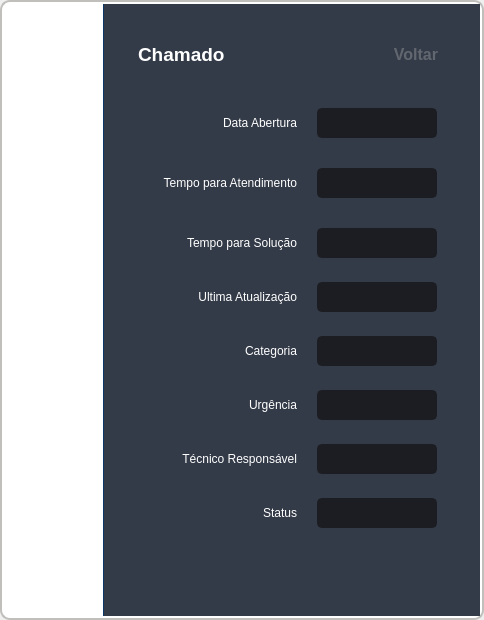
     <widget class="QWidget" name="page_2">
      <layout class="QHBoxLayout" name="horizontalLayout_26">
       <property name="spacing">
        <number>0</number>
       </property>
       <property name="leftMargin">
        <number>0</number>
       </property>
       <property name="topMargin">
        <number>0</number>
       </property>
       <property name="rightMargin">
        <number>0</number>
       </property>
       <property name="bottomMargin">
        <number>0</number>
       </property>
       <item>
        <widget class="QWidget" name="widget_2" native="true">
         <property name="sizePolicy">
          <sizepolicy hsizetype="Expanding" vsizetype="Preferred">
           <horstretch>0</horstretch>
           <verstretch>0</verstretch>
          </sizepolicy>
         </property>
         <property name="styleSheet">
          <string notr="true">QWidget {
	background-color: rgb(255, 255, 255);
	border-radius: 10px;
	border: 2px solid rgb(192, 191, 188)
}

QFrame {
	border: 2px solid rgb(192, 191, 188)
}</string>
         </property>
         <layout class="QHBoxLayout" name="horizontalLayout_4">
          <property name="spacing">
           <number>0</number>
          </property>
          <property name="leftMargin">
           <number>10</number>
          </property>
          <property name="topMargin">
           <number>4</number>
          </property>
          <property name="rightMargin">
           <number>4</number>
          </property>
          <property name="bottomMargin">
           <number>4</number>
          </property>
          <item>
           <widget class="QFrame" name="frame_3">
            <property name="sizePolicy">
             <sizepolicy hsizetype="Expanding" vsizetype="Preferred">
              <horstretch>0</horstretch>
              <verstretch>0</verstretch>
             </sizepolicy>
            </property>
            <property name="styleSheet">
             <string notr="true">QFrame{
	border:none;
	border-radius: 0px;

}

QLabel {
	color: white;
	border: none;
}</string>
            </property>
            <property name="frameShape">
             <enum>QFrame::StyledPanel</enum>
            </property>
            <property name="frameShadow">
             <enum>QFrame::Raised</enum>
            </property>
            <layout class="QVBoxLayout" name="verticalLayout_4">
             <property name="leftMargin">
              <number>0</number>
             </property>
             <property name="topMargin">
              <number>30</number>
             </property>
             <property name="rightMargin">
              <number>25</number>
             </property>
             <property name="bottomMargin">
              <number>30</number>
             </property>
             <item>
              <widget class="QScrollArea" name="scrollArea_2">
               <property name="styleSheet">
                <string notr="true">border: none</string>
               </property>
               <property name="widgetResizable">
                <bool>true</bool>
               </property>
               <widget class="QWidget" name="scrollAreaWidgetContents_3">
                <property name="geometry">
                 <rect>
                  <x>0</x>
                  <y>0</y>
                  <width>518</width>
                  <height>501</height>
                 </rect>
                </property>
                <layout class="QVBoxLayout" name="verticalLayout_5"/>
               </widget>
              </widget>
             </item>
            </layout>
           </widget>
          </item>
          <item>
           <widget class="QFrame" name="frame_4">
            <property name="minimumSize">
             <size>
              <width>300</width>
              <height>0</height>
             </size>
            </property>
            <property name="styleSheet">
             <string notr="true">QFrame{
	border:none;
	border-radius: 0px;
	background-color: rgb(52, 59, 72);
	
border-left: 1px solid rgb(11, 54, 106)

}

QLabel {
	color: black;
	border: none;
}</string>
            </property>
            <property name="frameShape">
             <enum>QFrame::StyledPanel</enum>
            </property>
            <property name="frameShadow">
             <enum>QFrame::Raised</enum>
            </property>
            <layout class="QVBoxLayout" name="verticalLayout_6">
             <property name="leftMargin">
              <number>25</number>
             </property>
             <property name="topMargin">
              <number>30</number>
             </property>
             <property name="rightMargin">
              <number>25</number>
             </property>
             <property name="bottomMargin">
              <number>30</number>
             </property>
             <item>
              <widget class="QFrame" name="frame_9">
               <property name="minimumSize">
                <size>
                 <width>0</width>
                 <height>40</height>
                </size>
               </property>
               <property name="styleSheet">
                <string notr="true">border:none</string>
               </property>
               <property name="frameShape">
                <enum>QFrame::StyledPanel</enum>
               </property>
               <property name="frameShadow">
                <enum>QFrame::Raised</enum>
               </property>
               <layout class="QHBoxLayout" name="horizontalLayout_28">
                <property name="spacing">
                 <number>20</number>
                </property>
                <item>
                 <widget class="QLabel" name="label_4">
                  <property name="maximumSize">
                   <size>
                    <width>16777215</width>
                    <height>25</height>
                   </size>
                  </property>
                  <property name="font">
                   <font>
                    <pointsize>14</pointsize>
                    <weight>75</weight>
                    <bold>true</bold>
                   </font>
                  </property>
                  <property name="styleSheet">
                   <string notr="true">color: white;
</string>
                  </property>
                  <property name="text">
                   <string>Chamado</string>
                  </property>
                 </widget>
                </item>
                <item>
                 <widget class="QPushButton" name="btn_voltar">
                  <property name="minimumSize">
                   <size>
                    <width>60</width>
                    <height>0</height>
                   </size>
                  </property>
                  <property name="maximumSize">
                   <size>
                    <width>60</width>
                    <height>16777215</height>
                   </size>
                  </property>
                  <property name="font">
                   <font>
                    <pointsize>12</pointsize>
                    <weight>75</weight>
                    <bold>true</bold>
                   </font>
                  </property>
                  <property name="styleSheet">
                   <string notr="true">QPushButton {
color: rgb(98, 103, 111);

	background-color: none;
	border-radius: 10px;
	border:  none;
}

QPushButton:hover {
	color: rgb(85, 170, 255);
}

QPushButton:pressed {
	color: rgb(85, 170, 255);
}</string>
                  </property>
                  <property name="text">
                   <string>Voltar</string>
                  </property>
                 </widget>
                </item>
               </layout>
              </widget>
             </item>
             <item>
              <widget class="QFrame" name="frame_5">
               <property name="styleSheet">
                <string notr="true">QFrame{
	border-left: none;
	border-radius: 0px;
	border: none;
}

QLineEdit {
	padding-left: 10px;
}

QComboBox {
	border-radius: 3px;
	border: 1px solid rgb(222, 221, 218);
	color: black;
	padding-left: 10px;
}

QComboBox::down-arrow {
	background-color: rgb(230, 97, 0);
}

QDateEdit {
	border-radius: 3px;
	border: 1px solid rgb(222, 221, 218);
	color: black;
	padding-left: 10px;
}

QDateEdit::down-arrow {
	background-color: rgb(230, 97, 0);
}</string>
               </property>
               <property name="frameShape">
                <enum>QFrame::StyledPanel</enum>
               </property>
               <property name="frameShadow">
                <enum>QFrame::Raised</enum>
               </property>
               <layout class="QVBoxLayout" name="verticalLayout_7">
                <property name="topMargin">
                 <number>18</number>
                </property>
                <item>
                 <widget class="QFrame" name="frame_6">
                  <property name="minimumSize">
                   <size>
                    <width>0</width>
                    <height>40</height>
                   </size>
                  </property>
                  <property name="frameShape">
                   <enum>QFrame::StyledPanel</enum>
                  </property>
                  <property name="frameShadow">
                   <enum>QFrame::Raised</enum>
                  </property>
                  <layout class="QHBoxLayout" name="horizontalLayout_22">
                   <property name="spacing">
                    <number>20</number>
                   </property>
                   <item>
                    <widget class="QLabel" name="label_9">
                     <property name="minimumSize">
                      <size>
                       <width>150</width>
                       <height>0</height>
                      </size>
                     </property>
                     <property name="maximumSize">
                      <size>
                       <width>150</width>
                       <height>25</height>
                      </size>
                     </property>
                     <property name="styleSheet">
                      <string notr="true">QLabel {
	color: white;
}</string>
                     </property>
                     <property name="text">
                      <string>Data Abertura</string>
                     </property>
                     <property name="alignment">
                      <set>Qt::AlignRight|Qt::AlignTrailing|Qt::AlignVCenter</set>
                     </property>
                    </widget>
                   </item>
                   <item>
                    <widget class="QLineEdit" name="input_abertura">
                     <property name="minimumSize">
                      <size>
                       <width>0</width>
                       <height>30</height>
                      </size>
                     </property>
                     <property name="maximumSize">
                      <size>
                       <width>16777215</width>
                       <height>30</height>
                      </size>
                     </property>
                     <property name="styleSheet">
                      <string notr="true">QLineEdit {
	background-color: rgb(27, 29, 35);
	border-radius: 5px;
	border: 2px solid rgb(27, 29, 35);
	padding-left: 10px;
color: white;
}
QLineEdit:hover {
	border: 2px solid rgb(64, 71, 88);
}
QLineEdit:focus {
	border: 2px solid rgb(91, 101, 124);
}</string>
                     </property>
                     <property name="text">
                      <string/>
                     </property>
                     <property name="placeholderText">
                      <string/>
                     </property>
                    </widget>
                   </item>
                  </layout>
                 </widget>
                </item>
                <item>
                 <widget class="QFrame" name="frame_12">
                  <property name="minimumSize">
                   <size>
                    <width>0</width>
                    <height>60</height>
                   </size>
                  </property>
                  <property name="frameShape">
                   <enum>QFrame::StyledPanel</enum>
                  </property>
                  <property name="frameShadow">
                   <enum>QFrame::Raised</enum>
                  </property>
                  <layout class="QHBoxLayout" name="horizontalLayout_27">
                   <property name="spacing">
                    <number>20</number>
                   </property>
                   <item>
                    <widget class="QLabel" name="label_17">
                     <property name="minimumSize">
                      <size>
                       <width>150</width>
                       <height>0</height>
                      </size>
                     </property>
                     <property name="maximumSize">
                      <size>
                       <width>150</width>
                       <height>50</height>
                      </size>
                     </property>
                     <property name="styleSheet">
                      <string notr="true">QLabel {
	color: white;
}</string>
                     </property>
                     <property name="text">
                      <string>Tempo para Atendimento</string>
                     </property>
                     <property name="alignment">
                      <set>Qt::AlignRight|Qt::AlignTrailing|Qt::AlignVCenter</set>
                     </property>
                     <property name="wordWrap">
                      <bool>true</bool>
                     </property>
                    </widget>
                   </item>
                   <item>
                    <widget class="QLineEdit" name="input_tempoAtendimento">
                     <property name="minimumSize">
                      <size>
                       <width>0</width>
                       <height>30</height>
                      </size>
                     </property>
                     <property name="maximumSize">
                      <size>
                       <width>16777215</width>
                       <height>30</height>
                      </size>
                     </property>
                     <property name="styleSheet">
                      <string notr="true">QLineEdit {
	background-color: rgb(27, 29, 35);
	border-radius: 5px;
	border: 2px solid rgb(27, 29, 35);
	padding-left: 10px;
color: white;
}
QLineEdit:hover {
	border: 2px solid rgb(64, 71, 88);
}
QLineEdit:focus {
	border: 2px solid rgb(91, 101, 124);
}</string>
                     </property>
                     <property name="text">
                      <string/>
                     </property>
                     <property name="placeholderText">
                      <string/>
                     </property>
                    </widget>
                   </item>
                  </layout>
                 </widget>
                </item>
                <item>
                 <widget class="QFrame" name="frame_13">
                  <property name="minimumSize">
                   <size>
                    <width>0</width>
                    <height>40</height>
                   </size>
                  </property>
                  <property name="frameShape">
                   <enum>QFrame::StyledPanel</enum>
                  </property>
                  <property name="frameShadow">
                   <enum>QFrame::Raised</enum>
                  </property>
                  <layout class="QHBoxLayout" name="horizontalLayout_30">
                   <property name="spacing">
                    <number>20</number>
                   </property>
                   <item>
                    <widget class="QLabel" name="label_18">
                     <property name="minimumSize">
                      <size>
                       <width>150</width>
                       <height>0</height>
                      </size>
                     </property>
                     <property name="maximumSize">
                      <size>
                       <width>150</width>
                       <height>25</height>
                      </size>
                     </property>
                     <property name="styleSheet">
                      <string notr="true">QLabel {
	color: white;
}</string>
                     </property>
                     <property name="text">
                      <string>Tempo para Solução</string>
                     </property>
                     <property name="alignment">
                      <set>Qt::AlignRight|Qt::AlignTrailing|Qt::AlignVCenter</set>
                     </property>
                    </widget>
                   </item>
                   <item>
                    <widget class="QLineEdit" name="input_tempoSolucao">
                     <property name="minimumSize">
                      <size>
                       <width>0</width>
                       <height>30</height>
                      </size>
                     </property>
                     <property name="maximumSize">
                      <size>
                       <width>16777215</width>
                       <height>30</height>
                      </size>
                     </property>
                     <property name="styleSheet">
                      <string notr="true">QLineEdit {
	background-color: rgb(27, 29, 35);
	border-radius: 5px;
	border: 2px solid rgb(27, 29, 35);
	padding-left: 10px;
color: white;
}
QLineEdit:hover {
	border: 2px solid rgb(64, 71, 88);
}
QLineEdit:focus {
	border: 2px solid rgb(91, 101, 124);
}</string>
                     </property>
                     <property name="text">
                      <string/>
                     </property>
                     <property name="placeholderText">
                      <string/>
                     </property>
                    </widget>
                   </item>
                  </layout>
                 </widget>
                </item>
                <item>
                 <widget class="QFrame" name="frame_21">
                  <property name="minimumSize">
                   <size>
                    <width>0</width>
                    <height>40</height>
                   </size>
                  </property>
                  <property name="frameShape">
                   <enum>QFrame::StyledPanel</enum>
                  </property>
                  <property name="frameShadow">
                   <enum>QFrame::Raised</enum>
                  </property>
                  <layout class="QHBoxLayout" name="horizontalLayout_23">
                   <property name="spacing">
                    <number>20</number>
                   </property>
                   <item>
                    <widget class="QLabel" name="label_45">
                     <property name="minimumSize">
                      <size>
                       <width>150</width>
                       <height>0</height>
                      </size>
                     </property>
                     <property name="maximumSize">
                      <size>
                       <width>150</width>
                       <height>25</height>
                      </size>
                     </property>
                     <property name="styleSheet">
                      <string notr="true">QLabel {
	color: white;
}</string>
                     </property>
                     <property name="text">
                      <string>Ultima Atualização</string>
                     </property>
                     <property name="alignment">
                      <set>Qt::AlignRight|Qt::AlignTrailing|Qt::AlignVCenter</set>
                     </property>
                    </widget>
                   </item>
                   <item>
                    <widget class="QLineEdit" name="input_atualizacao">
                     <property name="minimumSize">
                      <size>
                       <width>0</width>
                       <height>30</height>
                      </size>
                     </property>
                     <property name="maximumSize">
                      <size>
                       <width>16777215</width>
                       <height>30</height>
                      </size>
                     </property>
                     <property name="styleSheet">
                      <string notr="true">QLineEdit {
	background-color: rgb(27, 29, 35);
	border-radius: 5px;
	border: 2px solid rgb(27, 29, 35);
	padding-left: 10px;
color: white;
}
QLineEdit:hover {
	border: 2px solid rgb(64, 71, 88);
}
QLineEdit:focus {
	border: 2px solid rgb(91, 101, 124);
}</string>
                     </property>
                     <property name="text">
                      <string/>
                     </property>
                     <property name="placeholderText">
                      <string/>
                     </property>
                    </widget>
                   </item>
                  </layout>
                 </widget>
                </item>
                <item>
                 <widget class="QFrame" name="frame_7">
                  <property name="minimumSize">
                   <size>
                    <width>0</width>
                    <height>40</height>
                   </size>
                  </property>
                  <property name="frameShape">
                   <enum>QFrame::StyledPanel</enum>
                  </property>
                  <property name="frameShadow">
                   <enum>QFrame::Raised</enum>
                  </property>
                  <layout class="QHBoxLayout" name="horizontalLayout_24">
                   <property name="spacing">
                    <number>20</number>
                   </property>
                   <item>
                    <widget class="QLabel" name="label_10">
                     <property name="minimumSize">
                      <size>
                       <width>150</width>
                       <height>0</height>
                      </size>
                     </property>
                     <property name="maximumSize">
                      <size>
                       <width>150</width>
                       <height>25</height>
                      </size>
                     </property>
                     <property name="styleSheet">
                      <string notr="true">QLabel {
	color: white;
}</string>
                     </property>
                     <property name="text">
                      <string>Categoria</string>
                     </property>
                     <property name="alignment">
                      <set>Qt::AlignRight|Qt::AlignTrailing|Qt::AlignVCenter</set>
                     </property>
                    </widget>
                   </item>
                   <item>
                    <widget class="QLineEdit" name="input_categoria">
                     <property name="minimumSize">
                      <size>
                       <width>0</width>
                       <height>30</height>
                      </size>
                     </property>
                     <property name="maximumSize">
                      <size>
                       <width>16777215</width>
                       <height>30</height>
                      </size>
                     </property>
                     <property name="styleSheet">
                      <string notr="true">QLineEdit {
	background-color: rgb(27, 29, 35);
	border-radius: 5px;
	border: 2px solid rgb(27, 29, 35);
	padding-left: 10px;
color: white;
}
QLineEdit:hover {
	border: 2px solid rgb(64, 71, 88);
}
QLineEdit:focus {
	border: 2px solid rgb(91, 101, 124);
}</string>
                     </property>
                     <property name="text">
                      <string/>
                     </property>
                     <property name="placeholderText">
                      <string/>
                     </property>
                    </widget>
                   </item>
                  </layout>
                 </widget>
                </item>
                <item>
                 <widget class="QFrame" name="frame_10">
                  <property name="minimumSize">
                   <size>
                    <width>0</width>
                    <height>40</height>
                   </size>
                  </property>
                  <property name="frameShape">
                   <enum>QFrame::StyledPanel</enum>
                  </property>
                  <property name="frameShadow">
                   <enum>QFrame::Raised</enum>
                  </property>
                  <layout class="QHBoxLayout" name="horizontalLayout_29">
                   <property name="spacing">
                    <number>20</number>
                   </property>
                   <item>
                    <widget class="QLabel" name="label_14">
                     <property name="minimumSize">
                      <size>
                       <width>150</width>
                       <height>0</height>
                      </size>
                     </property>
                     <property name="maximumSize">
                      <size>
                       <width>150</width>
                       <height>25</height>
                      </size>
                     </property>
                     <property name="styleSheet">
                      <string notr="true">QLabel {
	color: white;
}</string>
                     </property>
                     <property name="text">
                      <string>Urgência</string>
                     </property>
                     <property name="alignment">
                      <set>Qt::AlignRight|Qt::AlignTrailing|Qt::AlignVCenter</set>
                     </property>
                    </widget>
                   </item>
                   <item>
                    <widget class="QLineEdit" name="input_urgencia_2">
                     <property name="minimumSize">
                      <size>
                       <width>0</width>
                       <height>30</height>
                      </size>
                     </property>
                     <property name="maximumSize">
                      <size>
                       <width>16777215</width>
                       <height>30</height>
                      </size>
                     </property>
                     <property name="styleSheet">
                      <string notr="true">QLineEdit {
	background-color: rgb(27, 29, 35);
	border-radius: 5px;
	border: 2px solid rgb(27, 29, 35);
	padding-left: 10px;
color: white;
}
QLineEdit:hover {
	border: 2px solid rgb(64, 71, 88);
}
QLineEdit:focus {
	border: 2px solid rgb(91, 101, 124);
}</string>
                     </property>
                     <property name="text">
                      <string/>
                     </property>
                     <property name="placeholderText">
                      <string/>
                     </property>
                    </widget>
                   </item>
                  </layout>
                 </widget>
                </item>
                <item>
                 <widget class="QFrame" name="frame_11">
                  <property name="minimumSize">
                   <size>
                    <width>0</width>
                    <height>40</height>
                   </size>
                  </property>
                  <property name="frameShape">
                   <enum>QFrame::StyledPanel</enum>
                  </property>
                  <property name="frameShadow">
                   <enum>QFrame::Raised</enum>
                  </property>
                  <layout class="QHBoxLayout" name="horizontalLayout_31">
                   <property name="spacing">
                    <number>20</number>
                   </property>
                   <item>
                    <widget class="QLabel" name="label_16">
                     <property name="minimumSize">
                      <size>
                       <width>150</width>
                       <height>0</height>
                      </size>
                     </property>
                     <property name="maximumSize">
                      <size>
                       <width>150</width>
                       <height>25</height>
                      </size>
                     </property>
                     <property name="styleSheet">
                      <string notr="true">QLabel {
	color: white;
}</string>
                     </property>
                     <property name="text">
                      <string>Técnico Responsável</string>
                     </property>
                     <property name="alignment">
                      <set>Qt::AlignRight|Qt::AlignTrailing|Qt::AlignVCenter</set>
                     </property>
                    </widget>
                   </item>
                   <item>
                    <widget class="QLineEdit" name="input_tecnico_2">
                     <property name="minimumSize">
                      <size>
                       <width>0</width>
                       <height>30</height>
                      </size>
                     </property>
                     <property name="maximumSize">
                      <size>
                       <width>16777215</width>
                       <height>30</height>
                      </size>
                     </property>
                     <property name="styleSheet">
                      <string notr="true">QLineEdit {
	background-color: rgb(27, 29, 35);
	border-radius: 5px;
	border: 2px solid rgb(27, 29, 35);
	padding-left: 10px;
color: white;
}
QLineEdit:hover {
	border: 2px solid rgb(64, 71, 88);
}
QLineEdit:focus {
	border: 2px solid rgb(91, 101, 124);
}</string>
                     </property>
                     <property name="text">
                      <string/>
                     </property>
                     <property name="placeholderText">
                      <string/>
                     </property>
                    </widget>
                   </item>
                  </layout>
                 </widget>
                </item>
                <item>
                 <widget class="QFrame" name="frame_8">
                  <property name="minimumSize">
                   <size>
                    <width>0</width>
                    <height>40</height>
                   </size>
                  </property>
                  <property name="frameShape">
                   <enum>QFrame::StyledPanel</enum>
                  </property>
                  <property name="frameShadow">
                   <enum>QFrame::Raised</enum>
                  </property>
                  <layout class="QHBoxLayout" name="horizontalLayout_25">
                   <property name="spacing">
                    <number>20</number>
                   </property>
                   <item>
                    <widget class="QLabel" name="label_11">
                     <property name="minimumSize">
                      <size>
                       <width>150</width>
                       <height>0</height>
                      </size>
                     </property>
                     <property name="maximumSize">
                      <size>
                       <width>150</width>
                       <height>25</height>
                      </size>
                     </property>
                     <property name="styleSheet">
                      <string notr="true">QLabel {
	color: white;
}</string>
                     </property>
                     <property name="text">
                      <string>Status</string>
                     </property>
                     <property name="alignment">
                      <set>Qt::AlignRight|Qt::AlignTrailing|Qt::AlignVCenter</set>
                     </property>
                    </widget>
                   </item>
                   <item>
                    <widget class="QLineEdit" name="input_status">
                     <property name="minimumSize">
                      <size>
                       <width>0</width>
                       <height>30</height>
                      </size>
                     </property>
                     <property name="maximumSize">
                      <size>
                       <width>16777215</width>
                       <height>30</height>
                      </size>
                     </property>
                     <property name="styleSheet">
                      <string notr="true">QLineEdit {
	background-color: rgb(27, 29, 35);
	border-radius: 5px;
	border: 2px solid rgb(27, 29, 35);
	padding-left: 10px;
color: white;
}
QLineEdit:hover {
	border: 2px solid rgb(64, 71, 88);
}
QLineEdit:focus {
	border: 2px solid rgb(91, 101, 124);
}</string>
                     </property>
                     <property name="text">
                      <string/>
                     </property>
                     <property name="placeholderText">
                      <string/>
                     </property>
                    </widget>
                   </item>
                  </layout>
                 </widget>
                </item>
                <item>
                 <spacer name="verticalSpacer_2">
                  <property name="orientation">
                   <enum>Qt::Vertical</enum>
                  </property>
                  <property name="sizeHint" stdset="0">
                   <size>
                    <width>20</width>
                    <height>40</height>
                   </size>
                  </property>
                 </spacer>
                </item>
               </layout>
              </widget>
             </item>
            </layout>
           </widget>
          </item>
         </layout>
        </widget>
       </item>
      </layout>
     </widget>
